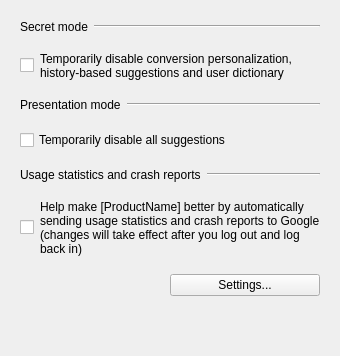
       <widget class="QWidget" name="privacyTab">
        <attribute name="title">
         <string>Privacy</string>
        </attribute>
        <layout class="QVBoxLayout" name="privacyTabLayout">
         <property name="spacing">
          <number>0</number>
         </property>
         <item>
          <widget class="QFrame" name="incognitoModeHeader">
           <property name="frameShape">
            <enum>QFrame::Shape::NoFrame</enum>
           </property>
           <property name="class" stdset="0">
            <string>setting-group-header</string>
           </property>
           <layout class="QHBoxLayout" name="horizontalLayout_20">
            <item>
             <widget class="QLabel" name="label_10">
              <property name="text">
               <string>Secret mode</string>
              </property>
             </widget>
            </item>
            <item>
             <widget class="Line" name="line_11">
              <property name="sizePolicy">
               <sizepolicy hsizetype="MinimumExpanding" vsizetype="Fixed">
                <horstretch>0</horstretch>
                <verstretch>0</verstretch>
               </sizepolicy>
              </property>
              <property name="orientation">
               <enum>Qt::Orientation::Horizontal</enum>
              </property>
              <property name="class" stdset="0">
               <string>setting-group-line</string>
              </property>
             </widget>
            </item>
           </layout>
          </widget>
         </item>
         <item>
          <widget class="QFrame" name="incognitoModeGroup">
           <property name="frameShape">
            <enum>QFrame::Shape::NoFrame</enum>
           </property>
           <property name="class" stdset="0">
            <string>setting-group-layout</string>
           </property>
           <layout class="QHBoxLayout" name="incognitoModeLayout">
            <item>
             <widget class="QCheckBox" name="incognitoModeCheckBox">
              <property name="sizePolicy">
               <sizepolicy hsizetype="Fixed" vsizetype="Fixed">
                <horstretch>0</horstretch>
                <verstretch>0</verstretch>
               </sizepolicy>
              </property>
              <property name="text">
               <string/>
              </property>
              <property name="tristate">
               <bool>false</bool>
              </property>
             </widget>
            </item>
            <item>
             <widget class="QLabel" name="incognitoModeMessage">
              <property name="text">
               <string>Temporarily disable conversion personalization, history-based suggestions and user dictionary</string>
              </property>
              <property name="wordWrap">
               <bool>true</bool>
              </property>
             </widget>
            </item>
           </layout>
          </widget>
         </item>
         <item>
          <widget class="QFrame" name="presentationModeHeader">
           <property name="frameShape">
            <enum>QFrame::Shape::NoFrame</enum>
           </property>
           <property name="class" stdset="0">
            <string>setting-group-header</string>
           </property>
           <layout class="QHBoxLayout" name="horizontalLayout_21">
            <item>
             <widget class="QLabel" name="label_12">
              <property name="text">
               <string>Presentation mode</string>
              </property>
             </widget>
            </item>
            <item>
             <widget class="Line" name="line_12">
              <property name="sizePolicy">
               <sizepolicy hsizetype="MinimumExpanding" vsizetype="Fixed">
                <horstretch>0</horstretch>
                <verstretch>0</verstretch>
               </sizepolicy>
              </property>
              <property name="orientation">
               <enum>Qt::Orientation::Horizontal</enum>
              </property>
              <property name="class" stdset="0">
               <string>setting-group-line</string>
              </property>
             </widget>
            </item>
           </layout>
          </widget>
         </item>
         <item>
          <widget class="QFrame" name="presentationModeGroup">
           <property name="frameShape">
            <enum>QFrame::Shape::NoFrame</enum>
           </property>
           <property name="class" stdset="0">
            <string>setting-group-layout</string>
           </property>
           <layout class="QHBoxLayout" name="horizontalLayout_3">
            <item>
             <widget class="QCheckBox" name="presentationModeCheckBox">
              <property name="sizePolicy">
               <sizepolicy hsizetype="Preferred" vsizetype="Preferred">
                <horstretch>0</horstretch>
                <verstretch>0</verstretch>
               </sizepolicy>
              </property>
              <property name="text">
               <string>Temporarily disable all suggestions</string>
              </property>
             </widget>
            </item>
           </layout>
          </widget>
         </item>
         <item>
          <widget class="QFrame" name="usageStatsHeader">
           <property name="frameShape">
            <enum>QFrame::Shape::NoFrame</enum>
           </property>
           <property name="class" stdset="0">
            <string>setting-group-header</string>
           </property>
           <layout class="QHBoxLayout" name="usageStatsLabelLayout">
            <item>
             <widget class="QLabel" name="usageStatsLabel">
              <property name="text">
               <string>Usage statistics and crash reports</string>
              </property>
             </widget>
            </item>
            <item>
             <widget class="Line" name="usageStatsLine">
              <property name="sizePolicy">
               <sizepolicy hsizetype="MinimumExpanding" vsizetype="Fixed">
                <horstretch>0</horstretch>
                <verstretch>0</verstretch>
               </sizepolicy>
              </property>
              <property name="orientation">
               <enum>Qt::Orientation::Horizontal</enum>
              </property>
              <property name="class" stdset="0">
               <string>setting-group-line</string>
              </property>
             </widget>
            </item>
           </layout>
          </widget>
         </item>
         <item>
          <widget class="QFrame" name="usageStatsMessageGroup">
           <property name="frameShape">
            <enum>QFrame::Shape::NoFrame</enum>
           </property>
           <property name="class" stdset="0">
            <string>setting-group-layout</string>
           </property>
           <layout class="QHBoxLayout" name="usageStatsLayout">
            <item>
             <widget class="QCheckBox" name="usageStatsCheckBox">
              <property name="sizePolicy">
               <sizepolicy hsizetype="Fixed" vsizetype="Fixed">
                <horstretch>0</horstretch>
                <verstretch>0</verstretch>
               </sizepolicy>
              </property>
              <property name="text">
               <string/>
              </property>
              <property name="tristate">
               <bool>false</bool>
              </property>
             </widget>
            </item>
            <item>
             <widget class="QLabel" name="usageStatsMessage">
              <property name="text">
               <string>Help make [ProductName] better by automatically sending usage statistics and crash reports to Google (changes will take effect after you log out and log back in)</string>
              </property>
              <property name="wordWrap">
               <bool>true</bool>
              </property>
             </widget>
            </item>
           </layout>
          </widget>
         </item>
         <item>
          <widget class="QFrame" name="usageStatsButtonGroup">
           <property name="frameShape">
            <enum>QFrame::Shape::NoFrame</enum>
           </property>
           <property name="class" stdset="0">
            <string>setting-group-layout</string>
           </property>
           <layout class="QHBoxLayout" name="horizontalLayout_9">
            <item>
             <spacer name="horizontalSpacer_3">
              <property name="orientation">
               <enum>Qt::Orientation::Horizontal</enum>
              </property>
              <property name="sizeHint" stdset="0">
               <size>
                <width>40</width>
                <height>20</height>
               </size>
              </property>
             </spacer>
            </item>
            <item>
             <widget class="QPushButton" name="launchAdministrationDialogButtonForUsageStats">
              <property name="minimumSize">
               <size>
                <width>150</width>
                <height>0</height>
               </size>
              </property>
              <property name="maximumSize">
               <size>
                <width>150</width>
                <height>16777215</height>
               </size>
              </property>
              <property name="text">
               <string>Settings...</string>
              </property>
             </widget>
            </item>
           </layout>
          </widget>
         </item>
         <item>
          <spacer name="configTabBottomSpacer">
           <property name="orientation">
            <enum>Qt::Orientation::Vertical</enum>
           </property>
           <property name="sizeHint" stdset="0">
            <size>
             <width>20</width>
             <height>40</height>
            </size>
           </property>
          </spacer>
         </item>
        </layout>
       </widget>
